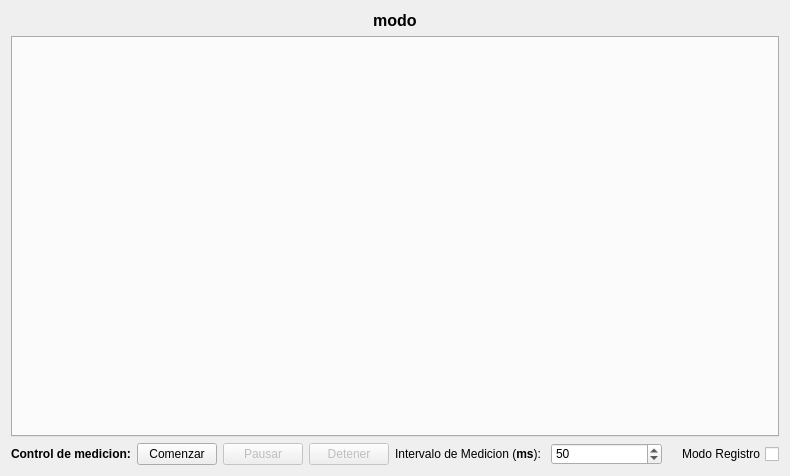
<?xml version="1.0" encoding="UTF-8"?>
<ui version="4.0">
 <class>Form</class>
 <widget class="QWidget" name="Form">
  <property name="geometry">
   <rect>
    <x>0</x>
    <y>0</y>
    <width>790</width>
    <height>476</height>
   </rect>
  </property>
  <property name="sizePolicy">
   <sizepolicy hsizetype="MinimumExpanding" vsizetype="MinimumExpanding">
    <horstretch>0</horstretch>
    <verstretch>0</verstretch>
   </sizepolicy>
  </property>
  <property name="windowTitle">
   <string>Form</string>
  </property>
  <property name="styleSheet">
   <string notr="true">#modo_lbl{
font-size:12pt; 
font-weight:600;
}
</string>
  </property>
  <layout class="QHBoxLayout" name="horizontalLayout_2">
   <item>
    <layout class="QGridLayout" name="gridLayout">
     <property name="sizeConstraint">
      <enum>QLayout::SetMaximumSize</enum>
     </property>
     <item row="1" column="0" colspan="5">
      <widget class="QTabWidget" name="tabs">
       <property name="enabled">
        <bool>true</bool>
       </property>
       <property name="tabPosition">
        <enum>QTabWidget::West</enum>
       </property>
       <property name="currentIndex">
        <number>-1</number>
       </property>
      </widget>
     </item>
     <item row="3" column="3">
      <widget class="QSpinBox" name="intervaloSpin">
       <property name="prefix">
        <string/>
       </property>
       <property name="minimum">
        <number>1</number>
       </property>
       <property name="maximum">
        <number>10000</number>
       </property>
       <property name="value">
        <number>50</number>
       </property>
      </widget>
     </item>
     <item row="0" column="0" colspan="5">
      <widget class="QLabel" name="modo_lbl">
       <property name="styleSheet">
        <string notr="true"/>
       </property>
       <property name="text">
        <string>modo</string>
       </property>
       <property name="alignment">
        <set>Qt::AlignCenter</set>
       </property>
      </widget>
     </item>
     <item row="3" column="2">
      <widget class="QLabel" name="intervaloLbl">
       <property name="text">
        <string>&lt;html&gt;&lt;head/&gt;&lt;body&gt;&lt;p&gt;Intervalo de Medicion (&lt;span style=&quot; font-weight:600;&quot;&gt;ms&lt;/span&gt;): &lt;/p&gt;&lt;/body&gt;&lt;/html&gt;</string>
       </property>
      </widget>
     </item>
     <item row="3" column="4">
      <widget class="QCheckBox" name="registroChk">
       <property name="layoutDirection">
        <enum>Qt::RightToLeft</enum>
       </property>
       <property name="text">
        <string>Modo Registro</string>
       </property>
      </widget>
     </item>
     <item row="3" column="1">
      <layout class="QHBoxLayout" name="horizontalLayout">
       <item>
        <widget class="QPushButton" name="comenzarBtt">
         <property name="text">
          <string>Comenzar</string>
         </property>
        </widget>
       </item>
       <item>
        <widget class="QPushButton" name="pausarBtt">
         <property name="enabled">
          <bool>false</bool>
         </property>
         <property name="text">
          <string>Pausar</string>
         </property>
        </widget>
       </item>
       <item>
        <widget class="QPushButton" name="detenerBtt">
         <property name="enabled">
          <bool>false</bool>
         </property>
         <property name="text">
          <string>Detener</string>
         </property>
        </widget>
       </item>
      </layout>
     </item>
     <item row="3" column="0">
      <widget class="QLabel" name="label_3">
       <property name="text">
        <string>&lt;html&gt;&lt;head/&gt;&lt;body&gt;&lt;p&gt;&lt;span style=&quot; font-weight:600;&quot;&gt;Control de medicion:&lt;/span&gt;&lt;/p&gt;&lt;/body&gt;&lt;/html&gt;</string>
       </property>
      </widget>
     </item>
    </layout>
   </item>
  </layout>
 </widget>
 <resources/>
 <connections/>
</ui>
